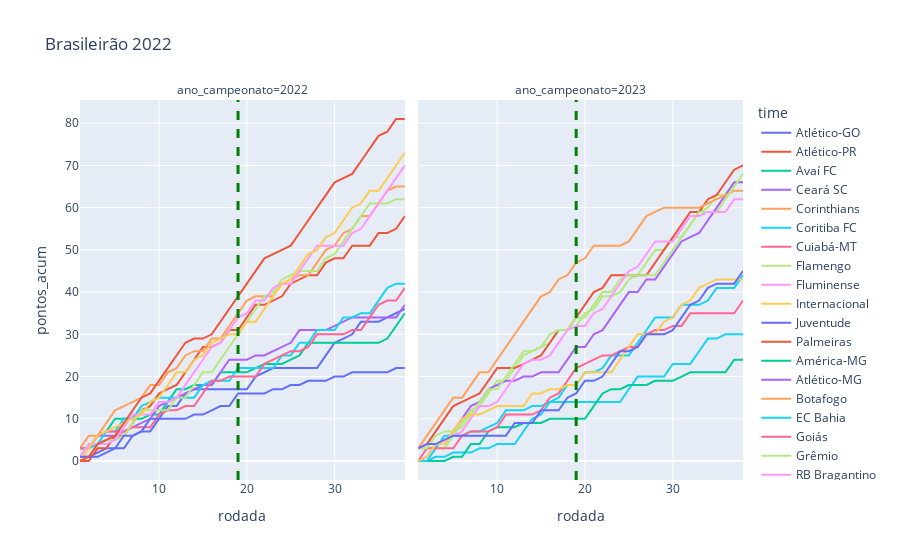

The notebook cell this image was saved under:
### Code cell
#Comparativo entre todos os times por temporada
filtro_ano1 = 2022
filtro_ano2 = 2023
select_top = 6
select_last = 4

plt.figure(figsize = (20,7))
df_plot = df_completo.loc[((df_completo.ano_campeonato == filtro_ano1) | (df_completo.ano_campeonato == filtro_ano2)) & ((df_completo.classificacao <= select_top) | (df_completo.classificacao > 20 - select_top)) ]
fig = px.line(df_plot, x ='rodada', y = 'pontos_acum', color = 'time', facet_col= 'ano_campeonato', title = f'Brasileirão {filtro_ano}', hover_data=['classificacao'])
fig.add_vline(x=19, line_width=3, line_dash="dash", line_color="green")

### Figure 1 — Plotly figure (JSON) as saved in the notebook; plotly's stock layout.template omitted (floating-point values rounded to 4 significant figures)
{"data": [{"customdata": [[18], [18], [18], [18], [18], [18], [18], [18], [18], [18], [18], [18], [18], [18], [18], [18], [18], [18], [18], [18], [18], [18], [18], [18], [18], [18], [18], [18], [18], [18], [18], [18], [18], [18], [18], [18], [18], [18]], "hovertemplate": "time=Atlético-GO<br>ano_campeonato=2022<br>rodada=%{x}<br>pontos_acum=%{y}<br>classificacao=%{customdata[0]}<extra></extra>", "legendgroup": "Atlético-GO", "line": {"color": "#636efa", "dash": "solid"}, "marker": {"symbol": "circle"}, "mode": "lines", "name": "Atlético-GO", "orientation": "v", "showlegend": true, "type": "scatter", "x": [1, 2, 3, 4, 5, 6, 7, 8, 9, 10, 11, 12, 13, 14, 15, 16, 17, 18, 19, 20, 21, 22, 23, 24, 25, 26, 27, 28, 29, 30, 31, 32, 33, 34, 35, 36, 37, 38], "xaxis": "x", "y": [1, 1, 2, 3, 3, 3, 6, 7, 7, 10, 13, 13, 16, 17, 17, 17, 17, 17, 17, 17, 20, 21, 22, 22, 22, 22, 22, 22, 25, 28, 29, 30, 33, 33, 33, 34, 35, 36], "yaxis": "y"}, {"customdata": [[6], [6], [6], [6], [6], [6], [6], [6], [6], [6], [6], [6], [6], [6], [6], [6], [6], [6], [6], [6], [6], [6], [6], [6], [6], [6], [6], [6], [6], [6], [6], [6], [6], [6], [6], [6], [6], [6]], "hovertemplate": "time=Atlético-PR<br>ano_campeonato=2022<br>rodada=%{x}<br>pontos_acum=%{y}<br>classificacao=%{customdata[0]}<extra></extra>", "legendgroup": "Atlético-PR", "line": {"color": "#EF553B", "dash": "solid"}, "marker": {"symbol": "circle"}, "mode": "lines", "name": "Atlético-PR", "orientation": "v", "showlegend": true, "type": "scatter", "x": [1, 2, 3, 4, 5, 6, 7, 8, 9, 10, 11, 12, 13, 14, 15, 16, 17, 18, 19, 20, 21, 22, 23, 24, 25, 26, 27, 28, 29, 30, 31, 32, 33, 34, 35, 36, 37, 38], "xaxis": "x", "y": [0, 0, 3, 3, 6, 6, 9, 12, 13, 16, 17, 18, 21, 24, 27, 27, 28, 31, 31, 34, 37, 37, 38, 39, 42, 43, 44, 44, 47, 48, 48, 51, 51, 51, 54, 54, 55, 58], "yaxis": "y"}, {"customdata": [[19], [19], [19], [19], [19], [19], [19], [19], [19], [19], [19], [19], [19], [19], [19], [19], [19], [19], [19], [19], [19], [19], [19], [19], [19], [19], [19], [19], [19], [19], [19], [19], [19], [19], [19], [19], [19], [19]], "hovertemplate": "time=Avaí FC<br>ano_campeonato=2022<br>rodada=%{x}<br>pontos_acum=%{y}<br>classificacao=%{customdata[0]}<extra></extra>", "legendgroup": "Avaí FC", "line": {"color": "#00cc96", "dash": "solid"}, "marker": {"symbol": "circle"}, "mode": "lines", "name": "Avaí FC", "orientation": "v", "showlegend": true, "type": "scatter", "x": [1, 2, 3, 4, 5, 6, 7, 8, 9, 10, 11, 12, 13, 14, 15, 16, 17, 18, 19, 20, 21, 22, 23, 24, 25, 26, 27, 28, 29, 30, 31, 32, 33, 34, 35, 36, 37, 38], "xaxis": "x", "y": [3, 3, 6, 7, 10, 10, 10, 10, 11, 11, 14, 17, 17, 18, 18, 18, 21, 21, 21, 21, 22, 23, 23, 23, 24, 25, 28, 28, 28, 28, 28, 28, 28, 28, 28, 29, 32, 35], "yaxis": "y"}, {"customdata": [[17], [17], [17], [17], [17], [17], [17], [17], [17], [17], [17], [17], [17], [17], [17], [17], [17], [17], [17], [17], [17], [17], [17], [17], [17], [17], [17], [17], [17], [17], [17], [17], [17], [17], [17], [17], [17], [17]], "hovertemplate": "time=Ceará SC<br>ano_campeonato=2022<br>rodada=%{x}<br>pontos_acum=%{y}<br>classificacao=%{customdata[0]}<extra></extra>", "legendgroup": "Ceará SC", "line": {"color": "#ab63fa", "dash": "solid"}, "marker": {"symbol": "circle"}, "mode": "lines", "name": "Ceará SC", "orientation": "v", "showlegend": true, "type": "scatter", "x": [1, 2, 3, 4, 5, 6, 7, 8, 9, 10, 11, 12, 13, 14, 15, 16, 17, 18, 19, 20, 21, 22, 23, 24, 25, 26, 27, 28, 29, 30, 31, 32, 33, 34, 35, 36, 37, 38], "xaxis": "x", "y": [3, 3, 6, 6, 6, 7, 8, 9, 10, 13, 14, 15, 16, 17, 18, 18, 21, 24, 24, 24, 25, 25, 26, 27, 28, 31, 31, 31, 31, 32, 33, 34, 34, 34, 34, 34, 34, 37], "yaxis": "y"}, {"customdata": [[4], [4], [4], [4], [4], [4], [4], [4], [4], [4], [4], [4], [4], [4], [4], [4], [4], [4], [4], [4], [4], [4], [4], [4], [4], [4], [4], [4], [4], [4], [4], [4], [4], [4], [4], [4], [4], [4]], "hovertemplate": "time=Corinthians<br>ano_campeonato=2022<br>rodada=%{x}<br>pontos_acum=%{y}<br>classificacao=%{customdata[0]}<extra></extra>", "legendgroup": "Corinthians", "line": {"color": "#FFA15A", "dash": "solid"}, "marker": {"symbol": "circle"}, "mode": "lines", "name": "Corinthians", "orientation": "v", "showlegend": true, "type": "scatter", "x": [1, 2, 3, 4, 5, 6, 7, 8, 9, 10, 11, 12, 13, 14, 15, 16, 17, 18, 19, 20, 21, 22, 23, 24, 25, 26, 27, 28, 29, 30, 31, 32, 33, 34, 35, 36, 37, 38], "xaxis": "x", "y": [3, 6, 6, 9, 12, 13, 14, 15, 18, 18, 21, 22, 25, 26, 26, 29, 29, 32, 35, 38, 39, 39, 39, 42, 43, 44, 44, 47, 50, 51, 54, 55, 58, 58, 61, 64, 65, 65], "yaxis": "y"}, {"customdata": [[15], [15], [15], [15], [15], [15], [15], [15], [15], [15], [15], [15], [15], [15], [15], [15], [15], [15], [15], [15], [15], [15], [15], [15], [15], [15], [15], [15], [15], [15], [15], [15], [15], [15], [15], [15], [15], [15]], "hovertemplate": "time=Coritiba FC<br>ano_campeonato=2022<br>rodada=%{x}<br>pontos_acum=%{y}<br>classificacao=%{customdata[0]}<extra></extra>", "legendgroup": "Coritiba FC", "line": {"color": "#19d3f3", "dash": "solid"}, "marker": {"symbol": "circle"}, "mode": "lines", "name": "Coritiba FC", "orientation": "v", "showlegend": true, "type": "scatter", "x": [1, 2, 3, 4, 5, 6, 7, 8, 9, 10, 11, 12, 13, 14, 15, 16, 17, 18, 19, 20, 21, 22, 23, 24, 25, 26, 27, 28, 29, 30, 31, 32, 33, 34, 35, 36, 37, 38], "xaxis": "x", "y": [3, 3, 4, 7, 7, 10, 10, 13, 14, 15, 15, 15, 15, 15, 18, 19, 19, 19, 22, 22, 22, 22, 22, 25, 25, 28, 28, 31, 31, 31, 34, 34, 35, 35, 38, 41, 42, 42], "yaxis": "y"}, {"customdata": [[19], [19], [19], [19], [19], [19], [19], [19], [19], [19], [19], [19], [19], [19], [19], [19], [19], [19], [19], [19], [19], [19], [19], [19], [19], [19], [19], [19], [19], [19], [19], [19], [19], [19], [19], [19], [19], [19]], "hovertemplate": "time=Coritiba FC<br>ano_campeonato=2023<br>rodada=%{x}<br>pontos_acum=%{y}<br>classificacao=%{customdata[0]}<extra></extra>", "legendgroup": "Coritiba FC", "line": {"color": "#19d3f3", "dash": "solid"}, "marker": {"symbol": "circle"}, "mode": "lines", "name": "Coritiba FC", "orientation": "v", "showlegend": false, "type": "scatter", "x": [1, 2, 3, 4, 5, 6, 7, 8, 9, 10, 11, 12, 13, 14, 15, 16, 17, 18, 19, 20, 21, 22, 23, 24, 25, 26, 27, 28, 29, 30, 31, 32, 33, 34, 35, 36, 37, 38], "xaxis": "x2", "y": [0, 0, 1, 1, 2, 2, 2, 3, 3, 4, 4, 4, 7, 10, 11, 14, 14, 14, 14, 14, 14, 14, 14, 14, 17, 20, 20, 20, 20, 23, 23, 23, 26, 29, 29, 30, 30, 30], "yaxis": "y2"}, {"customdata": [[16], [16], [16], [16], [16], [16], [16], [16], [16], [16], [16], [16], [16], [16], [16], [16], [16], [16], [16], [16], [16], [16], [16], [16], [16], [16], [16], [16], [16], [16], [16], [16], [16], [16], [16], [16], [16], [16]], "hovertemplate": "time=Cuiabá-MT<br>ano_campeonato=2022<br>rodada=%{x}<br>pontos_acum=%{y}<br>classificacao=%{customdata[0]}<extra></extra>", "legendgroup": "Cuiabá-MT", "line": {"color": "#FF6692", "dash": "solid"}, "marker": {"symbol": "circle"}, "mode": "lines", "name": "Cuiabá-MT", "orientation": "v", "showlegend": true, "type": "scatter", "x": [1, 2, 3, 4, 5, 6, 7, 8, 9, 10, 11, 12, 13, 14, 15, 16, 17, 18, 19, 20, 21, 22, 23, 24, 25, 26, 27, 28, 29, 30, 31, 32, 33, 34, 35, 36, 37, 38], "xaxis": "x", "y": [3, 3, 6, 7, 7, 7, 8, 8, 8, 11, 12, 12, 13, 13, 16, 19, 19, 20, 20, 20, 20, 23, 24, 25, 26, 26, 27, 30, 30, 30, 30, 31, 31, 34, 37, 38, 38, 41], "yaxis": "y"}, {"customdata": [[5], [5], [5], [5], [5], [5], [5], [5], [5], [5], [5], [5], [5], [5], [5], [5], [5], [5], [5], [5], [5], [5], [5], [5], [5], [5], [5], [5], [5], [5], [5], [5], [5], [5], [5], [5], [5], [5]], "hovertemplate": "time=Flamengo<br>ano_campeonato=2022<br>rodada=%{x}<br>pontos_acum=%{y}<br>classificacao=%{customdata[0]}<extra></extra>", "legendgroup": "Flamengo", "line": {"color": "#B6E880", "dash": "solid"}, "marker": {"symbol": "circle"}, "mode": "lines", "name": "Flamengo", "orientation": "v", "showlegend": true, "type": "scatter", "x": [1, 2, 3, 4, 5, 6, 7, 8, 9, 10, 11, 12, 13, 14, 15, 16, 17, 18, 19, 20, 21, 22, 23, 24, 25, 26, 27, 28, 29, 30, 31, 32, 33, 34, 35, 36, 37, 38], "xaxis": "x", "y": [1, 4, 4, 5, 5, 6, 9, 12, 12, 12, 12, 15, 15, 18, 21, 21, 24, 27, 30, 33, 36, 39, 40, 43, 44, 45, 45, 45, 48, 49, 52, 55, 58, 61, 61, 61, 62, 62], "yaxis": "y"}, {"customdata": [[4], [4], [4], [4], [4], [4], [4], [4], [4], [4], [4], [4], [4], [4], [4], [4], [4], [4], [4], [4], [4], [4], [4], [4], [4], [4], [4], [4], [4], [4], [4], [4], [4], [4], [4], [4], [4], [4]], "hovertemplate": "time=Flamengo<br>ano_campeonato=2023<br>rodada=%{x}<br>pontos_acum=%{y}<br>classificacao=%{customdata[0]}<extra></extra>", "legendgroup": "Flamengo", "line": {"color": "#B6E880", "dash": "solid"}, "marker": {"symbol": "circle"}, "mode": "lines", "name": "Flamengo", "orientation": "v", "showlegend": false, "type": "scatter", "x": [1, 2, 3, 4, 5, 6, 7, 8, 9, 10, 11, 12, 13, 14, 15, 16, 17, 18, 19, 20, 21, 22, 23, 24, 25, 26, 27, 28, 29, 30, 31, 32, 33, 34, 35, 36, 37, 38], "xaxis": "x2", "y": [3, 3, 3, 3, 6, 9, 12, 13, 16, 19, 19, 22, 25, 26, 27, 28, 31, 31, 32, 35, 36, 39, 39, 40, 43, 44, 47, 50, 50, 53, 53, 56, 59, 60, 63, 63, 66, 66], "yaxis": "y2"}, {"customdata": [[3], [3], [3], [3], [3], [3], [3], [3], [3], [3], [3], [3], [3], [3], [3], [3], [3], [3], [3], [3], [3], [3], [3], [3], [3], [3], [3], [3], [3], [3], [3], [3], [3], [3], [3], [3], [3], [3]], "hovertemplate": "time=Fluminense<br>ano_campeonato=2022<br>rodada=%{x}<br>pontos_acum=%{y}<br>classificacao=%{customdata[0]}<extra></extra>", "legendgroup": "Fluminense", "line": {"color": "#FF97FF", "dash": "solid"}, "marker": {"symbol": "circle"}, "mode": "lines", "name": "Fluminense", "orientation": "v", "showlegend": true, "type": "scatter", "x": [1, 2, 3, 4, 5, 6, 7, 8, 9, 10, 11, 12, 13, 14, 15, 16, 17, 18, 19, 20, 21, 22, 23, 24, 25, 26, 27, 28, 29, 30, 31, 32, 33, 34, 35, 36, 37, 38], "xaxis": "x", "y": [1, 4, 4, 4, 5, 8, 11, 11, 11, 14, 14, 15, 18, 21, 24, 27, 28, 31, 34, 35, 38, 38, 41, 42, 42, 45, 48, 51, 51, 51, 51, 54, 55, 58, 61, 64, 67, 70], "yaxis": "y"}, {"customdata": [[2], [2], [2], [2], [2], [2], [2], [2], [2], [2], [2], [2], [2], [2], [2], [2], [2], [2], [2], [2], [2], [2], [2], [2], [2], [2], [2], [2], [2], [2], [2], [2], [2], [2], [2], [2], [2], [2]], "hovertemplate": "time=Internacional<br>ano_campeonato=2022<br>rodada=%{x}<br>pontos_acum=%{y}<br>classificacao=%{customdata[0]}<extra></extra>", "legendgroup": "Internacional", "line": {"color": "#FECB52", "dash": "solid"}, "marker": {"symbol": "circle"}, "mode": "lines", "name": "Internacional", "orientation": "v", "showlegend": true, "type": "scatter", "x": [1, 2, 3, 4, 5, 6, 7, 8, 9, 10, 11, 12, 13, 14, 15, 16, 17, 18, 19, 20, 21, 22, 23, 24, 25, 26, 27, 28, 29, 30, 31, 32, 33, 34, 35, 36, 37, 38], "xaxis": "x", "y": [0, 3, 6, 7, 8, 9, 10, 11, 14, 15, 18, 21, 21, 24, 25, 28, 29, 30, 30, 33, 33, 36, 39, 42, 43, 46, 49, 50, 53, 54, 57, 60, 61, 64, 64, 67, 70, 73], "yaxis": "y"}, {"customdata": [[20], [20], [20], [20], [20], [20], [20], [20], [20], [20], [20], [20], [20], [20], [20], [20], [20], [20], [20], [20], [20], [20], [20], [20], [20], [20], [20], [20], [20], [20], [20], [20], [20], [20], [20], [20], [20], [20]], "hovertemplate": "time=Juventude<br>ano_campeonato=2022<br>rodada=%{x}<br>pontos_acum=%{y}<br>classificacao=%{customdata[0]}<extra></extra>", "legendgroup": "Juventude", "line": {"color": "#636efa", "dash": "solid"}, "marker": {"symbol": "circle"}, "mode": "lines", "name": "Juventude", "orientation": "v", "showlegend": true, "type": "scatter", "x": [1, 2, 3, 4, 5, 6, 7, 8, 9, 10, 11, 12, 13, 14, 15, 16, 17, 18, 19, 20, 21, 22, 23, 24, 25, 26, 27, 28, 29, 30, 31, 32, 33, 34, 35, 36, 37, 38], "xaxis": "x", "y": [1, 1, 1, 2, 3, 6, 6, 7, 10, 10, 10, 10, 10, 11, 11, 12, 13, 13, 16, 16, 16, 16, 17, 17, 18, 18, 19, 19, 19, 20, 20, 21, 21, 21, 21, 21, 22, 22], "yaxis": "y"}, {"customdata": [[1], [1], [1], [1], [1], [1], [1], [1], [1], [1], [1], [1], [1], [1], [1], [1], [1], [1], [1], [1], [1], [1], [1], [1], [1], [1], [1], [1], [1], [1], [1], [1], [1], [1], [1], [1], [1], [1]], "hovertemplate": "time=Palmeiras<br>ano_campeonato=2022<br>rodada=%{x}<br>pontos_acum=%{y}<br>classificacao=%{customdata[0]}<extra></extra>", "legendgroup": "Palmeiras", "line": {"color": "#EF553B", "dash": "solid"}, "marker": {"symbol": "circle"}, "mode": "lines", "name": "Palmeiras", "orientation": "v", "showlegend": true, "type": "scatter", "x": [1, 2, 3, 4, 5, 6, 7, 8, 9, 10, 11, 12, 13, 14, 15, 16, 17, 18, 19, 20, 21, 22, 23, 24, 25, 26, 27, 28, 29, 30, 31, 32, 33, 34, 35, 36, 37, 38], "xaxis": "x", "y": [0, 1, 4, 5, 6, 9, 12, 15, 16, 19, 22, 25, 28, 29, 29, 30, 33, 36, 39, 42, 45, 48, 49, 50, 51, 54, 57, 60, 63, 66, 67, 68, 71, 74, 77, 78, 81, 81], "yaxis": "y"}, {"customdata": [[1], [1], [1], [1], [1], [1], [1], [1], [1], [1], [1], [1], [1], [1], [1], [1], [1], [1], [1], [1], [1], [1], [1], [1], [1], [1], [1], [1], [1], [1], [1], [1], [1], [1], [1], [1], [1], [1]], "hovertemplate": "time=Palmeiras<br>ano_campeonato=2023<br>rodada=%{x}<br>pontos_acum=%{y}<br>classificacao=%{customdata[0]}<extra></extra>", "legendgroup": "Palmeiras", "line": {"color": "#EF553B", "dash": "solid"}, "marker": {"symbol": "circle"}, "mode": "lines", "name": "Palmeiras", "orientation": "v", "showlegend": false, "type": "scatter", "x": [1, 2, 3, 4, 5, 6, 7, 8, 9, 10, 11, 12, 13, 14, 15, 16, 17, 18, 19, 20, 21, 22, 23, 24, 25, 26, 27, 28, 29, 30, 31, 32, 33, 34, 35, 36, 37, 38], "xaxis": "x2", "y": [3, 4, 7, 10, 13, 14, 15, 16, 19, 22, 22, 22, 23, 24, 25, 28, 31, 31, 34, 37, 40, 41, 44, 44, 44, 44, 44, 47, 50, 53, 56, 59, 59, 62, 63, 66, 69, 70], "yaxis": "y2"}, {"customdata": [[20], [20], [20], [20], [20], [20], [20], [20], [20], [20], [20], [20], [20], [20], [20], [20], [20], [20], [20], [20], [20], [20], [20], [20], [20], [20], [20], [20], [20], [20], [20], [20], [20], [20], [20], [20], [20], [20]], "hovertemplate": "time=América-MG<br>ano_campeonato=2023<br>rodada=%{x}<br>pontos_acum=%{y}<br>classificacao=%{customdata[0]}<extra></extra>", "legendgroup": "América-MG", "line": {"color": "#00cc96", "dash": "solid"}, "marker": {"symbol": "circle"}, "mode": "lines", "name": "América-MG", "orientation": "v", "showlegend": true, "type": "scatter", "x": [1, 2, 3, 4, 5, 6, 7, 8, 9, 10, 11, 12, 13, 14, 15, 16, 17, 18, 19, 20, 21, 22, 23, 24, 25, 26, 27, 28, 29, 30, 31, 32, 33, 34, 35, 36, 37, 38], "xaxis": "x2", "y": [0, 0, 0, 0, 1, 1, 4, 4, 7, 8, 8, 8, 9, 9, 9, 10, 10, 10, 10, 10, 13, 16, 17, 17, 18, 18, 18, 19, 19, 19, 20, 21, 21, 21, 21, 21, 24, 24], "yaxis": "y2"}, {"customdata": [[3], [3], [3], [3], [3], [3], [3], [3], [3], [3], [3], [3], [3], [3], [3], [3], [3], [3], [3], [3], [3], [3], [3], [3], [3], [3], [3], [3], [3], [3], [3], [3], [3], [3], [3], [3], [3], [3]], "hovertemplate": "time=Atlético-MG<br>ano_campeonato=2023<br>rodada=%{x}<br>pontos_acum=%{y}<br>classificacao=%{customdata[0]}<extra></extra>", "legendgroup": "Atlético-MG", "line": {"color": "#ab63fa", "dash": "solid"}, "marker": {"symbol": "circle"}, "mode": "lines", "name": "Atlético-MG", "orientation": "v", "showlegend": true, "type": "scatter", "x": [1, 2, 3, 4, 5, 6, 7, 8, 9, 10, 11, 12, 13, 14, 15, 16, 17, 18, 19, 20, 21, 22, 23, 24, 25, 26, 27, 28, 29, 30, 31, 32, 33, 34, 35, 36, 37, 38], "xaxis": "x2", "y": [0, 1, 4, 4, 7, 10, 13, 14, 17, 18, 19, 19, 20, 20, 21, 21, 21, 24, 27, 27, 30, 31, 34, 37, 40, 40, 43, 43, 46, 49, 52, 53, 54, 57, 60, 63, 66, 66], "yaxis": "y2"}, {"customdata": [[5], [5], [5], [5], [5], [5], [5], [5], [5], [5], [5], [5], [5], [5], [5], [5], [5], [5], [5], [5], [5], [5], [5], [5], [5], [5], [5], [5], [5], [5], [5], [5], [5], [5], [5], [5], [5], [5]], "hovertemplate": "time=Botafogo<br>ano_campeonato=2023<br>rodada=%{x}<br>pontos_acum=%{y}<br>classificacao=%{customdata[0]}<extra></extra>", "legendgroup": "Botafogo", "line": {"color": "#FFA15A", "dash": "solid"}, "marker": {"symbol": "circle"}, "mode": "lines", "name": "Botafogo", "orientation": "v", "showlegend": true, "type": "scatter", "x": [1, 2, 3, 4, 5, 6, 7, 8, 9, 10, 11, 12, 13, 14, 15, 16, 17, 18, 19, 20, 21, 22, 23, 24, 25, 26, 27, 28, 29, 30, 31, 32, 33, 34, 35, 36, 37, 38], "xaxis": "x2", "y": [3, 6, 9, 12, 15, 15, 18, 21, 21, 24, 27, 30, 33, 36, 39, 40, 43, 44, 47, 48, 51, 51, 51, 51, 52, 55, 58, 59, 60, 60, 60, 60, 60, 61, 62, 63, 64, 64], "yaxis": "y2"}, {"customdata": [[16], [16], [16], [16], [16], [16], [16], [16], [16], [16], [16], [16], [16], [16], [16], [16], [16], [16], [16], [16], [16], [16], [16], [16], [16], [16], [16], [16], [16], [16], [16], [16], [16], [16], [16], [16], [16], [16]], "hovertemplate": "time=EC Bahia<br>ano_campeonato=2023<br>rodada=%{x}<br>pontos_acum=%{y}<br>classificacao=%{customdata[0]}<extra></extra>", "legendgroup": "EC Bahia", "line": {"color": "#19d3f3", "dash": "solid"}, "marker": {"symbol": "circle"}, "mode": "lines", "name": "EC Bahia", "orientation": "v", "showlegend": true, "type": "scatter", "x": [1, 2, 3, 4, 5, 6, 7, 8, 9, 10, 11, 12, 13, 14, 15, 16, 17, 18, 19, 20, 21, 22, 23, 24, 25, 26, 27, 28, 29, 30, 31, 32, 33, 34, 35, 36, 37, 38], "xaxis": "x2", "y": [0, 0, 3, 6, 6, 6, 7, 7, 8, 9, 12, 12, 12, 13, 13, 14, 15, 18, 18, 21, 21, 22, 25, 25, 25, 28, 31, 34, 34, 34, 37, 37, 37, 38, 41, 41, 41, 44], "yaxis": "y2"}, {"customdata": [[18], [18], [18], [18], [18], [18], [18], [18], [18], [18], [18], [18], [18], [18], [18], [18], [18], [18], [18], [18], [18], [18], [18], [18], [18], [18], [18], [18], [18], [18], [18], [18], [18], [18], [18], [18], [18], [18]], "hovertemplate": "time=Goiás<br>ano_campeonato=2023<br>rodada=%{x}<br>pontos_acum=%{y}<br>classificacao=%{customdata[0]}<extra></extra>", "legendgroup": "Goiás", "line": {"color": "#FF6692", "dash": "solid"}, "marker": {"symbol": "circle"}, "mode": "lines", "name": "Goiás", "orientation": "v", "showlegend": true, "type": "scatter", "x": [1, 2, 3, 4, 5, 6, 7, 8, 9, 10, 11, 12, 13, 14, 15, 16, 17, 18, 19, 20, 21, 22, 23, 24, 25, 26, 27, 28, 29, 30, 31, 32, 33, 34, 35, 36, 37, 38], "xaxis": "x2", "y": [0, 3, 3, 3, 3, 6, 7, 7, 7, 8, 11, 11, 11, 11, 12, 15, 16, 19, 22, 23, 24, 25, 25, 26, 27, 27, 30, 31, 31, 32, 32, 35, 35, 35, 35, 35, 35, 38], "yaxis": "y2"}, {"customdata": [[2], [2], [2], [2], [2], [2], [2], [2], [2], [2], [2], [2], [2], [2], [2], [2], [2], [2], [2], [2], [2], [2], [2], [2], [2], [2], [2], [2], [2], [2], [2], [2], [2], [2], [2], [2], [2], [2]], "hovertemplate": "time=Grêmio<br>ano_campeonato=2023<br>rodada=%{x}<br>pontos_acum=%{y}<br>classificacao=%{customdata[0]}<extra></extra>", "legendgroup": "Grêmio", "line": {"color": "#B6E880", "dash": "solid"}, "marker": {"symbol": "circle"}, "mode": "lines", "name": "Grêmio", "orientation": "v", "showlegend": true, "type": "scatter", "x": [1, 2, 3, 4, 5, 6, 7, 8, 9, 10, 11, 12, 13, 14, 15, 16, 17, 18, 19, 20, 21, 22, 23, 24, 25, 26, 27, 28, 29, 30, 31, 32, 33, 34, 35, 36, 37, 38], "xaxis": "x2", "y": [3, 3, 6, 7, 7, 8, 11, 14, 17, 17, 20, 23, 26, 26, 27, 30, 31, 31, 34, 34, 37, 40, 40, 43, 44, 44, 44, 44, 47, 50, 53, 56, 59, 59, 59, 62, 65, 68], "yaxis": "y2"}, {"customdata": [[6], [6], [6], [6], [6], [6], [6], [6], [6], [6], [6], [6], [6], [6], [6], [6], [6], [6], [6], [6], [6], [6], [6], [6], [6], [6], [6], [6], [6], [6], [6], [6], [6], [6], [6], [6], [6], [6]], "hovertemplate": "time=RB Bragantino<br>ano_campeonato=2023<br>rodada=%{x}<br>pontos_acum=%{y}<br>classificacao=%{customdata[0]}<extra></extra>", "legendgroup": "RB Bragantino", "line": {"color": "#FF97FF", "dash": "solid"}, "marker": {"symbol": "circle"}, "mode": "lines", "name": "RB Bragantino", "orientation": "v", "showlegend": true, "type": "scatter", "x": [1, 2, 3, 4, 5, 6, 7, 8, 9, 10, 11, 12, 13, 14, 15, 16, 17, 18, 19, 20, 21, 22, 23, 24, 25, 26, 27, 28, 29, 30, 31, 32, 33, 34, 35, 36, 37, 38], "xaxis": "x2", "y": [3, 4, 4, 5, 6, 7, 10, 13, 13, 14, 17, 20, 23, 24, 24, 25, 28, 31, 32, 32, 35, 36, 39, 42, 45, 46, 49, 52, 52, 52, 55, 58, 58, 59, 59, 59, 62, 62], "yaxis": "y2"}, {"customdata": [[17], [17], [17], [17], [17], [17], [17], [17], [17], [17], [17], [17], [17], [17], [17], [17], [17], [17], [17], [17], [17], [17], [17], [17], [17], [17], [17], [17], [17], [17], [17], [17], [17], [17], [17], [17], [17], [17]], "hovertemplate": "time=Santos<br>ano_campeonato=2023<br>rodada=%{x}<br>pontos_acum=%{y}<br>classificacao=%{customdata[0]}<extra></extra>", "legendgroup": "Santos", "line": {"color": "#FECB52", "dash": "solid"}, "marker": {"symbol": "circle"}, "mode": "lines", "name": "Santos", "orientation": "v", "showlegend": true, "type": "scatter", "x": [1, 2, 3, 4, 5, 6, 7, 8, 9, 10, 11, 12, 13, 14, 15, 16, 17, 18, 19, 20, 21, 22, 23, 24, 25, 26, 27, 28, 29, 30, 31, 32, 33, 34, 35, 36, 37, 38], "xaxis": "x2", "y": [0, 1, 4, 4, 7, 10, 11, 11, 12, 13, 13, 13, 13, 16, 16, 17, 17, 18, 18, 21, 21, 21, 21, 24, 27, 30, 30, 30, 33, 34, 37, 38, 41, 42, 43, 43, 43, 43], "yaxis": "y2"}, {"customdata": [[15], [15], [15], [15], [15], [15], [15], [15], [15], [15], [15], [15], [15], [15], [15], [15], [15], [15], [15], [15], [15], [15], [15], [15], [15], [15], [15], [15], [15], [15], [15], [15], [15], [15], [15], [15], [15], [15]], "hovertemplate": "time=Vasco da Gama<br>ano_campeonato=2023<br>rodada=%{x}<br>pontos_acum=%{y}<br>classificacao=%{customdata[0]}<extra></extra>", "legendgroup": "Vasco da Gama", "line": {"color": "#636efa", "dash": "solid"}, "marker": {"symbol": "circle"}, "mode": "lines", "name": "Vasco da Gama", "orientation": "v", "showlegend": true, "type": "scatter", "x": [1, 2, 3, 4, 5, 6, 7, 8, 9, 10, 11, 12, 13, 14, 15, 16, 17, 18, 19, 20, 21, 22, 23, 24, 25, 26, 27, 28, 29, 30, 31, 32, 33, 34, 35, 36, 37, 38], "xaxis": "x2", "y": [3, 4, 4, 5, 6, 6, 6, 6, 6, 6, 6, 9, 9, 9, 12, 12, 12, 15, 16, 19, 19, 20, 23, 26, 26, 27, 30, 30, 30, 31, 34, 37, 38, 41, 42, 42, 42, 45], "yaxis": "y2"}], "layout": {"annotations": [{"showarrow": false, "text": "ano_campeonato=2022", "x": 0.245, "xanchor": "center", "xref": "paper", "y": 1, "yanchor": "bottom", "yref": "paper"}, {"showarrow": false, "text": "ano_campeonato=2023", "x": 0.755, "xanchor": "center", "xref": "paper", "y": 1, "yanchor": "bottom", "yref": "paper"}], "legend": {"title": {"text": "time"}, "tracegroupgap": 0}, "shapes": [{"line": {"color": "green", "dash": "dash", "width": 3}, "type": "line", "x0": 19, "x1": 19, "xref": "x", "y0": 0, "y1": 1, "yref": "y domain"}, {"line": {"color": "green", "dash": "dash", "width": 3}, "type": "line", "x0": 19, "x1": 19, "xref": "x2", "y0": 0, "y1": 1, "yref": "y2 domain"}], "title": {"text": "Brasileirão 2022"}, "xaxis": {"anchor": "y", "domain": [0, 0.49], "title": {"text": "rodada"}}, "xaxis2": {"anchor": "y2", "domain": [0.51, 1], "matches": "x", "title": {"text": "rodada"}}, "yaxis": {"anchor": "x", "domain": [0, 1], "title": {"text": "pontos_acum"}}, "yaxis2": {"anchor": "x2", "domain": [0, 1], "matches": "y", "showticklabels": false}}}
